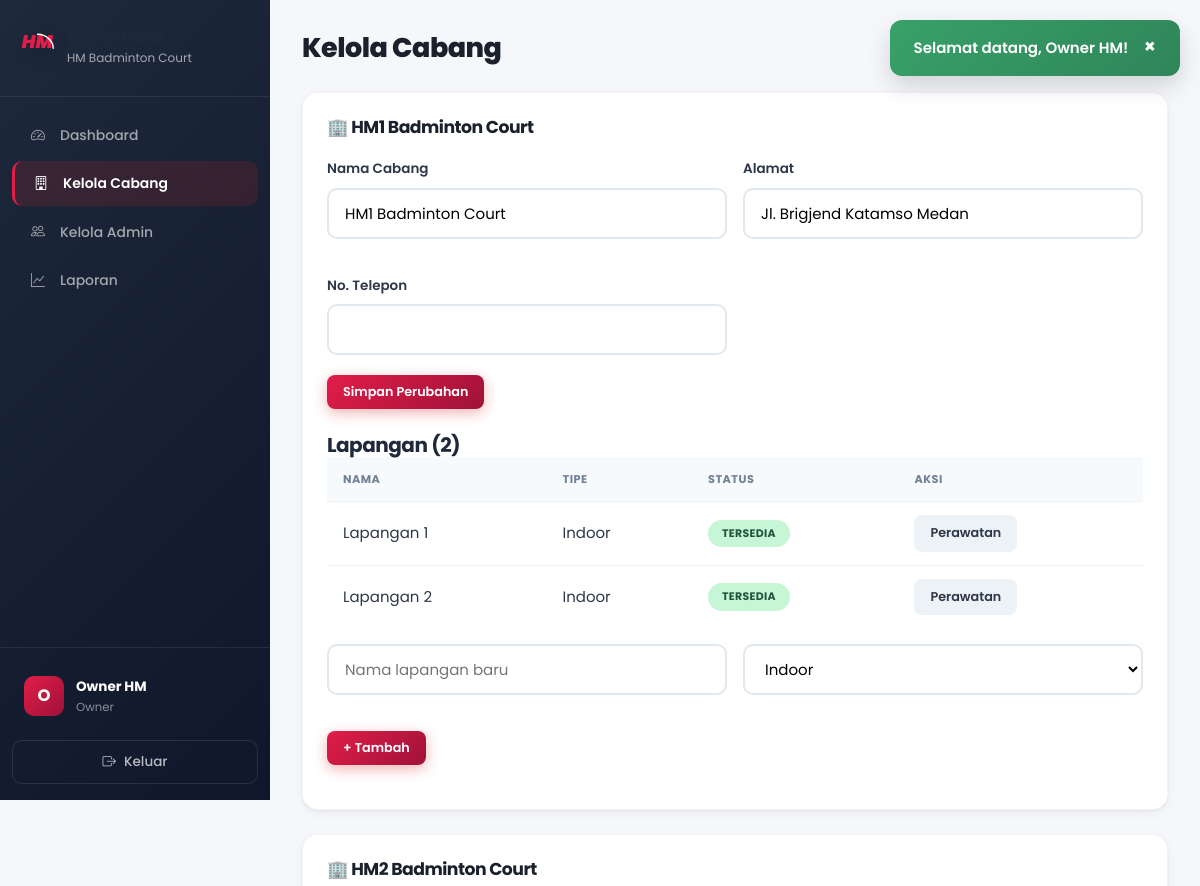
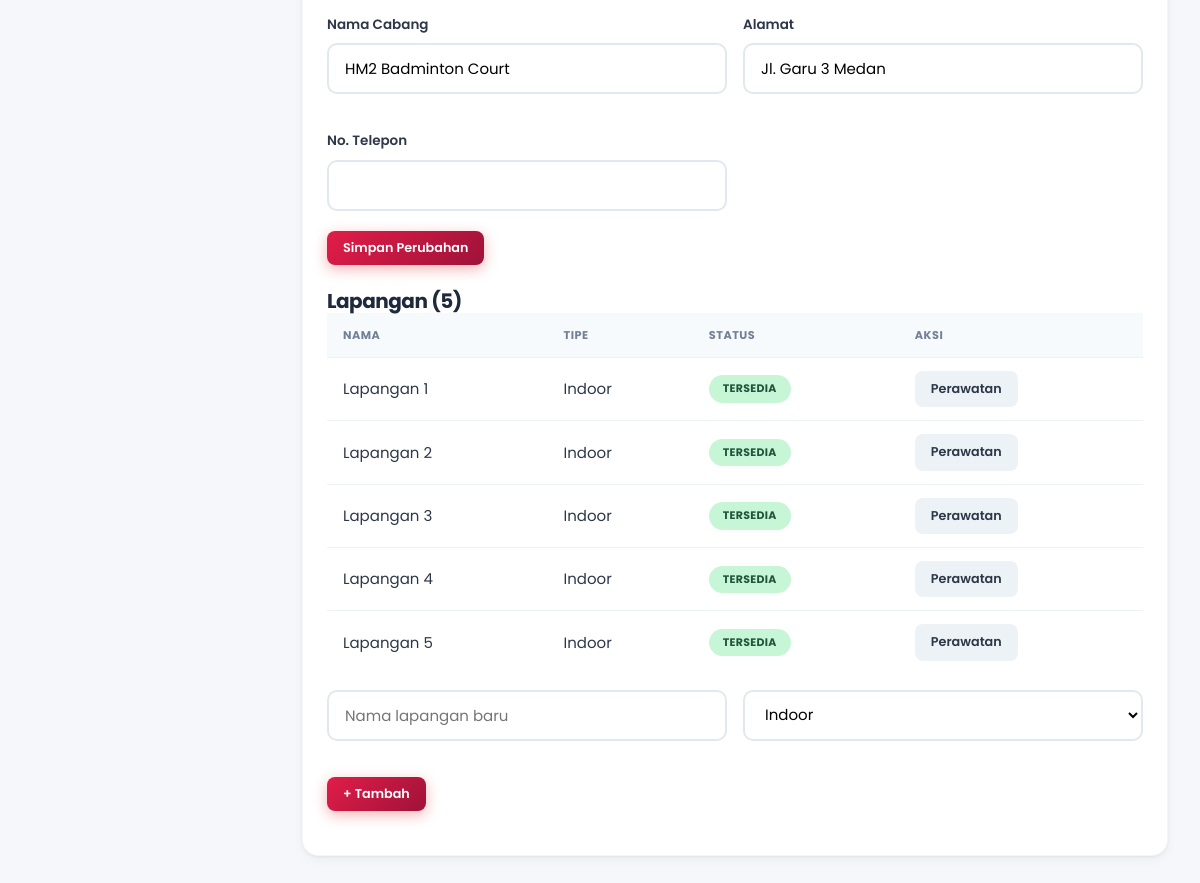
Page /owner/cabang.php (signed in) on the committed database (2 pictures, top to bottom).
### tables this page shows
CREATE TABLE IF NOT EXISTS cabang (
    id INT AUTO_INCREMENT PRIMARY KEY,
    nama VARCHAR(100) NOT NULL COMMENT 'Nama cabang',
    alamat VARCHAR(255) NOT NULL COMMENT 'Alamat lengkap cabang',
    jumlah_lapangan INT NOT NULL DEFAULT 0 COMMENT 'Jumlah lapangan di cabang',
    no_telepon VARCHAR(20) DEFAULT NULL COMMENT 'Nomor telepon cabang',
    created_at TIMESTAMP DEFAULT CURRENT_TIMESTAMP,
    
    INDEX idx_nama (nama)
);

CREATE TABLE IF NOT EXISTS lapangan (
    id INT AUTO_INCREMENT PRIMARY KEY,
    cabang_id INT NOT NULL COMMENT 'ID cabang pemilik lapangan',
    nama VARCHAR(50) NOT NULL COMMENT 'Nama lapangan (Lapangan 1, 2, dst)',
    tipe ENUM('indoor', 'outdoor') DEFAULT 'indoor' COMMENT 'Tipe lapangan',
    status ENUM('tersedia', 'perawatan', 'tidak_aktif') DEFAULT 'tersedia' COMMENT 'Status ketersediaan',
    
    FOREIGN KEY (cabang_id) REFERENCES cabang(id) ON DELETE CASCADE,
    INDEX idx_cabang (cabang_id),
    INDEX idx_status (status)
);

### config/functions.php (called while the page is built, shortened)
<?php
function getCabang() {
    $db = getDB();
    return $db->query("SELECT * FROM cabang ORDER BY id")->fetchAll();
}
function getAllLapanganByCabang($cabang_id) {
    $db = getDB();
    $stmt = $db->prepare("SELECT * FROM lapangan WHERE cabang_id = ? ORDER BY nama");
    $stmt->execute([$cabang_id]);
    return $stmt->fetchAll();
}
?>

### owner/cabang.php (the view, shortened to what this page needs)
<?php
$cabangList = getCabang();
require_once __DIR__ . '/../includes/header.php';
?>
<div class="dashboard-layout">
    <?php require_once __DIR__ . '/../includes/sidebar_owner.php'; ?>
    <main class="main-content">
        <header class="page-header">
            <h1>Kelola Cabang</h1>
        </header>
        <?php foreach ($cabangList as $c): ?>
        <div class="content-section">
            <h2>🏢 <?php echo $c['nama']; ?></h2>
            <form method="POST" class="edit-cabang-form">
                <div class="form-row">
                    <div class="form-group">
                        <label>Nama Cabang</label>
                        <input type="text" name="nama" value="<?php echo htmlspecialchars($c['nama']); ?>" required>
                    </div>
                    <div class="form-group">
                        <label>Alamat</label>
                        <input type="text" name="alamat" value="<?php echo htmlspecialchars($c['alamat']); ?>" required>
                    </div>
                    <div class="form-group">
                        <label>No. Telepon</label>
                        <input type="text" name="no_telepon" value="<?php echo htmlspecialchars($c['no_telepon'] ?? ''); ?>">
                    </div>
                </div>
                <button type="submit" name="update_cabang" class="btn btn-sm btn-primary">Simpan Perubahan</button>
            </form>
            <div style="margin-top: 24px;">
                <h3>Lapangan (<?php echo $c['jumlah_lapangan']; ?>)</h3>
                <?php $lapangan = getAllLapanganByCabang($c['id']); ?>
                <div class="table-responsive">
                    <table class="data-table">
                        <thead><tr><th>Nama</th><th>Tipe</th><th>Status</th><th>Aksi</th></tr></thead>
                        <tbody>
                            <?php foreach ($lapangan as $l): ?>
                            <tr>
                                <td><?php echo $l['nama']; ?></td>
                                <td><?php echo ucfirst($l['tipe']); ?></td>
                                <td><span class="badge badge-<?php echo $l['status'] === 'tersedia' ? 'confirmed' : ($l['status'] === 'perawatan' ? 'pending' : 'cancelled'); ?>"><?php echo ucfirst($l['status']); ?></span></td>
                                <td>
                                    <?php if ($l['status'] === 'tersedia'): ?>
                                        <a href="?toggle_lapangan=<?php echo $l['id']; ?>&status=perawatan" class="btn btn-sm btn-secondary">Perawatan</a>
                                    <?php else: ?>
                                        <a href="?toggle_lapangan=<?php echo $l['id']; ?>&status=tersedia" class="btn btn-sm btn-success">Aktifkan</a>
                                    <?php endif; ?>
                                </td>
                            </tr>
                            <?php endforeach; ?>
                        </tbody>
                    </table>
                </div>
                <form method="POST" style="margin-top: 16px;">
                    <div class="form-row">
                        <div class="form-group">
                            <input type="text" name="nama_lapangan" placeholder="Nama lapangan baru" required>
                        </div>
                        <div class="form-group">
                            <select name="tipe">
                                <option value="indoor">Indoor</option>
                            </select>
                        </div>
                        <div class="form-group">
                            <button type="submit" name="tambah_lapangan" class="btn btn-sm btn-primary">+ Tambah</button>
                        </div>
                    </div>
                </form>
            </div>
        </div>
        <?php endforeach; ?>
    </main>
</div>
<?php require_once __DIR__ . '/../includes/footer.php'; ?>

### assets/css/design-system.css (style rules this page uses)
:root { --primary: #E11D48; --primary-dark: #BE123C; --primary-light: #FFE4E6; --primary-50: #FFF1F2; --primary-100: #FFE4E6; --primary-200: #FECDD3; --primary-500: #F43F5E; --primary-600: #E11D48; --primary-700: #BE123C; --primary-800: #9F1239; --primary-900: #881337; --secondary: #0F172A; --secondary-dark: #020617; --secondary-light: #1E293B; --secondary-50: #F8FAFC; --secondary-100: #F1F5F9; --secondary-200: #E2E8F0; --secondary-300: #CBD5E1; --secondary-400: #94A3B8; --secondary-500: #64748B; --secondary-600: #475569; --secondary-700: #334155; --secondary-800: #1E293B; --secondary-900: #0F172A; --accent: #FFB300; --accent-dark: #D97706; --accent-light: #FEF3C7; --success: #16A34A; --success-light: #DCFCE7; --success-dark: #15803D; --warning: #F59E0B; --warning-light: #FEF3C7; --warning-dark: #D97706; --danger: #DC2626; --danger-light: #FEE2E2; --danger-dark: #B91C1C; --info: #2563EB; --info-light: #DBEAFE; --info-dark: #1D4ED8; --bg-body: #F8FAFC; --bg-surface: #FFFFFF; --bg-surface-hover: #F1F5F9; --bg-muted: #F1F5F9; --bg-overlay: rgba(15, 23, 42, 0.6); --text-primary: #1E293B; --text-secondary: #64748B; --text-muted: #94A3B8; --text-inverse: #FFFFFF; --text-link: #DC2626; --border: #E2E8F0; --border-light: #F1F5F9; --border-dark: #CBD5E1; --border-focus: #DC2626; --shadow-xs: 0 1px 2px rgba(0, 0, 0, 0.05); --shadow-sm: 0 1px 3px rgba(0, 0, 0, 0.06), 0 1px 2px rgba(0, 0, 0, 0.04); --shadow-md: 0 4px 6px -1px rgba(0, 0, 0, 0.07), 0 2px 4px -2px rgba(0, 0, 0, 0.05); --shadow-lg: 0 10px 15px -3px rgba(0, 0, 0, 0.08), 0 4px 6px -4px rgba(0, 0, 0, 0.04); --shadow-xl: 0 20px 25px -5px rgba(0, 0, 0, 0.1), 0 8px 10px -6px rgba(0, 0, 0, 0.04); --shadow-2xl: 0 25px 50px -12px rgba(0, 0, 0, 0.2); --shadow-primary: 0 4px 14px rgba(220, 38, 38, 0.35); --shadow-card: 0 1px 3px rgba(0, 0, 0, 0.06), 0 4px 12px rgba(0, 0, 0, 0.04); --radius-sm: 6px; --radius-md: 10px; --radius-lg: 14px; --radius-xl: 20px; --radius-2xl: 24px; --radius-full: 9999px; --space-1: 4px; --space-2: 8px; --space-3: 12px; --space-4: 16px; --space-5: 20px; --space-6: 24px; --space-8: 32px; --space-10: 40px; --space-12: 48px; --space-16: 64px; --space-20: 80px; --font-sans: 'Poppins', 'Inter', 'Nunito Sans', 'Segoe UI', system-ui, -apple-system, sans-serif; --font-mono: 'JetBrains Mono', 'Fira Code', 'Courier New', monospace; --fw-light: 300; --fw-regular: 400; --fw-medium: 500; --fw-semibold: 600; --fw-bold: 700; --fw-extrabold: 800; --fw-black: 900; --fs-caption: 0.75rem; --fs-small: 0.8125rem; --fs-body: 0.9375rem; --fs-body-lg: 1rem; --fs-nav: 0.9rem; --fs-button: 0.9375rem; --fs-h4: 1.125rem; --fs-h3: 1.25rem; --fs-h2: 1.5rem; --fs-h1: 2rem; --fs-display: 2.5rem; --fs-display-lg: 3.5rem; --lh-tight: 1.2; --lh-snug: 1.375; --lh-normal: 1.6; --lh-relaxed: 1.75; --ls-tight: -0.5px; --ls-normal: 0; --ls-wide: 0.5px; --ls-wider: 1px; --transition-fast: 0.15s ease; --transition-base: 0.2s ease; --transition-smooth: 0.3s cubic-bezier(0.4, 0, 0.2, 1); --transition-bounce: 0.4s cubic-bezier(0.16, 1, 0.3, 1); --z-dropdown: 50; --z-sticky: 100; --z-fixed: 200; --z-overlay: 300; --z-modal: 400; --z-popover: 500; --z-toast: 600; --gradient-primary: linear-gradient(135deg, #E11D48 0%, #9F1239 100%); --gradient-secondary: linear-gradient(135deg, #1E293B 0%, #0F172A 100%); --gradient-accent: linear-gradient(135deg, #FFB300 0%, #D97706 100%); --gradient-hero: linear-gradient(135deg, #E11D48 0%, #881337 100%); --gradient-sidebar: linear-gradient(180deg, #1E293B 0%, #0F172A 100%); --gradient-success: linear-gradient(135deg, #10B981, #047857); --gradient-danger: linear-gradient(135deg, #EF4444, #C084FC); }
*, *::before, *::after { box-sizing: border-box; }
html { scroll-behavior: smooth; -webkit-text-size-adjust: 100%; }
body { font-family: var(--font-sans); font-size: var(--fs-body); font-weight: var(--fw-regular); line-height: var(--lh-normal); color: var(--text-primary); background-color: var(--bg-body); -webkit-font-smoothing: antialiased; -moz-osx-font-smoothing: grayscale; }
h1, h2, h3, h4, h5, h6 { font-family: var(--font-sans); font-weight: var(--fw-bold); line-height: var(--lh-tight); letter-spacing: var(--ls-tight); color: var(--text-primary); }
h1, .h1 { font-size: var(--fs-h1); font-weight: var(--fw-extrabold); }
h2, .h2 { font-size: var(--fs-h2); font-weight: var(--fw-bold); }
h3, .h3 { font-size: var(--fs-h3); font-weight: var(--fw-bold); }

### rows in the picture
cabang: nama "HM1 Badminton Court", alamat "Jl. Brigjend Katamso Medan", jumlah_lapangan "2"
lapangan: nama "Lapangan 1", tipe "Indoor", status "TERSEDIA"
lapangan: nama "Lapangan 2", tipe "Indoor", status "TERSEDIA"
cabang: nama "HM2 Badminton Court", alamat "Jl. Garu 3 Medan", jumlah_lapangan "5"
lapangan: nama "Lapangan 1", tipe "Indoor", status "TERSEDIA"
lapangan: nama "Lapangan 2", tipe "Indoor", status "TERSEDIA"
lapangan: nama "Lapangan 3", tipe "Indoor", status "TERSEDIA"
lapangan: nama "Lapangan 4", tipe "Indoor", status "TERSEDIA"
lapangan: nama "Lapangan 5", tipe "Indoor", status "TERSEDIA"

### other values in the picture
$flash['message'] "Selamat datang, Owner HM!"
substr($_SESSION['nama'], 0, 1) "O"
$_SESSION['nama'] "Owner HM"
